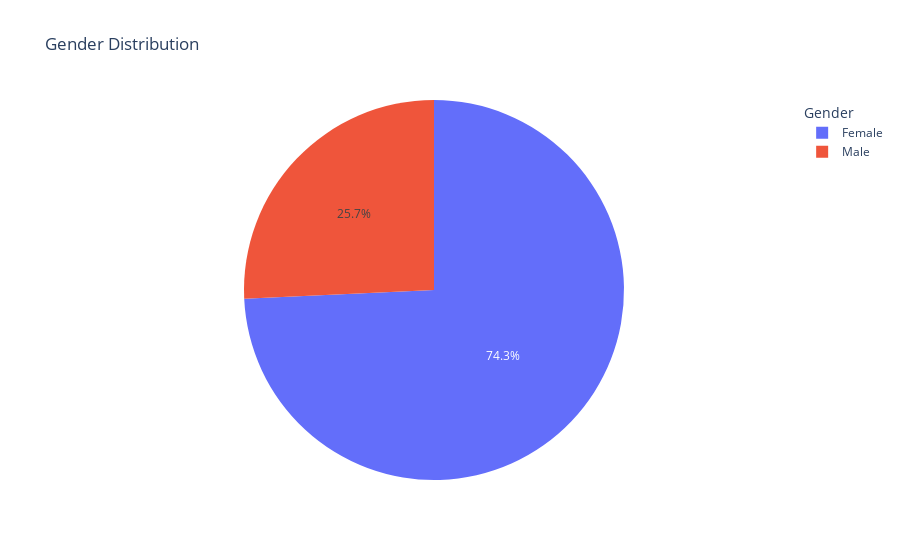

The notebook cell this image was saved under:
### Code cell
fig = px.pie(df, names="Gender", title="Gender Distribution")
fig.update_layout(legend_title_text="Gender") 
fig.show() 
# 성별구별 
# 남성 25.7%, 여성 74.3%

### Figure 1 — Plotly figure (JSON) as saved in the notebook; plotly's stock layout.template omitted (floating-point values rounded to 4 significant figures)
{"data": [{"domain": {"x": [0, 1], "y": [0, 1]}, "hovertemplate": "Gender=%{label}<extra></extra>", "labels": ["Female", "Male", "Male", "Female", "Male", "Male", "Female", "Female", "Female", "Male", "Female", "Female", "Female", "Male", "Female", "Male", "Female", "Female", "Female", "Female", "Female", "Female", "Female", "Female", "Female", "Female", "Female", "Male", "Female", "Female", "Female", "Male", "Male", "Male", "Female", "Female", "Female", "Female", "Female", "Female", "Female", "Female", "Female", "Male", "Male", "Male", "Female", "Female", "Male", "Female", "Female", "Female", "Female", "Female", "Female", "Male", "Male", "Female", "Female", "Female", "Female", "Female", "Female", "Female", "Female", "Female", "Female", "Male", "Female", "Female", "Female", "Female", "Female", "Male", "Male", "Female", "Female", "Female", "Female", "Female", "Female", "Female", "Female", "Female", "Male", "Female", "Female", "Female", "Male", "Male", "Female", "Male", "Female", "Female", "Female", "Female", "Female", "Male", "Female", "Female", "Male"], "legendgroup": "", "name": "", "showlegend": true, "type": "pie"}], "layout": {"legend": {"title": {"text": "Gender"}, "tracegroupgap": 0}, "title": {"text": "Gender Distribution"}}}
